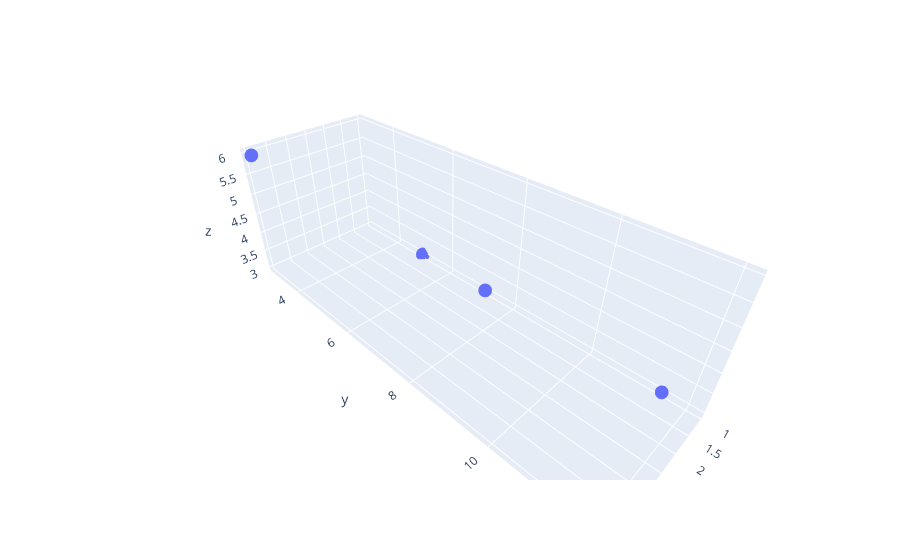

Write notebook code for a chart like this one.
### Markdown cell above
## Q13 A Create a 3D scatter plot using Plotly.

### Code cell
import plotly.graph_objects as go
import plotly.express as px

x = [1, 2, 3, 4]
y = [5, 8, 12, 3]
z = [3, 4, 5, 6]

fig = px.scatter_3d(x = x, y = y, z = z)
fig.show()

fig.write_html("my_3d_plot.html")

### Figure 1 — Plotly figure (JSON) as saved in the notebook; plotly's stock layout.template omitted (floating-point values rounded to 4 significant figures)
{"data": [{"hovertemplate": "x=%{x}<br>y=%{y}<br>z=%{z}<extra></extra>", "legendgroup": "", "marker": {"color": "#636efa", "symbol": "circle"}, "mode": "markers", "name": "", "scene": "scene", "showlegend": false, "type": "scatter3d", "x": [1, 2, 3, 4], "y": [5, 8, 12, 3], "z": [3, 4, 5, 6]}], "layout": {"legend": {"tracegroupgap": 0}, "margin": {"t": 60}, "scene": {"domain": {"x": [0, 1], "y": [0, 1]}, "xaxis": {"title": {"text": "x"}}, "yaxis": {"title": {"text": "y"}}, "zaxis": {"title": {"text": "z"}}}}}
